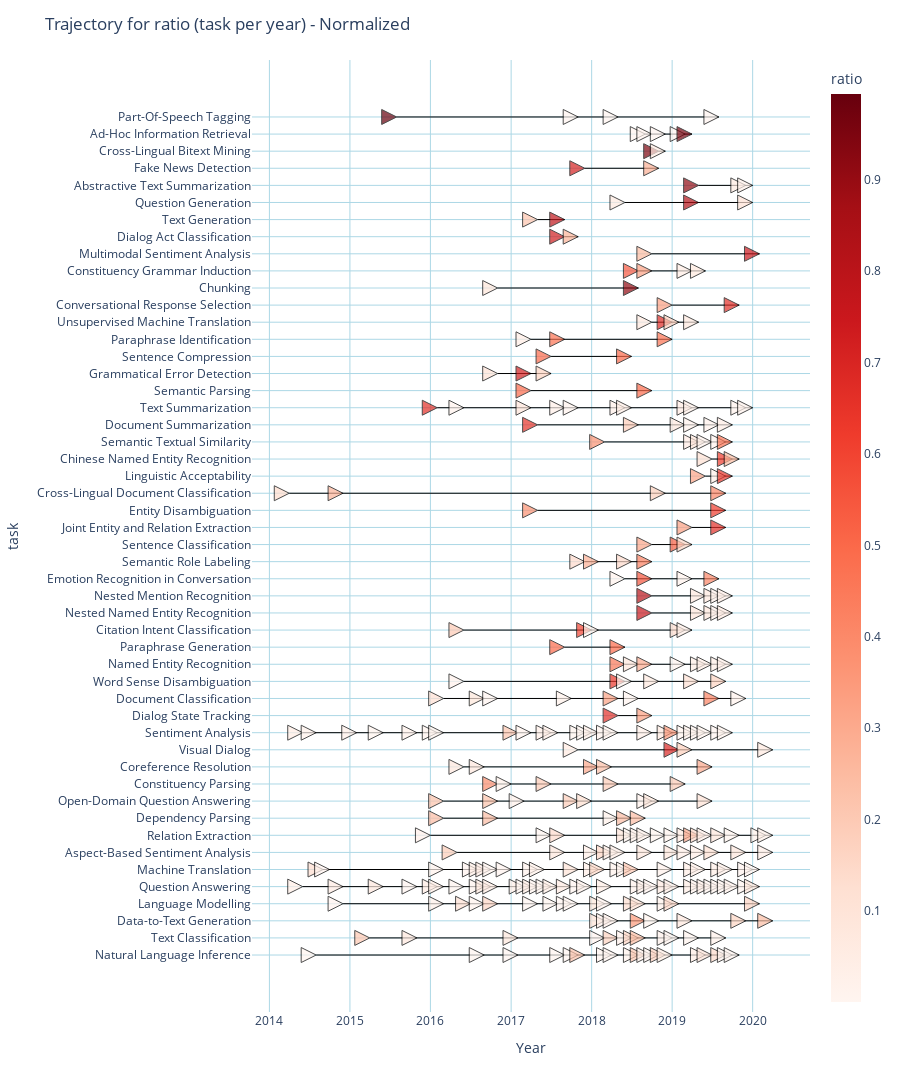

This figure's notebook cell:
### Code cell
fig_traj_norm_reord = px.line(average_summary_IN4, x="date", y="task", color="task")

# this trace adds first all the dates with a data point attached to it
# fig3_df=average_summary[average_summary["in_trajectory"]=="OUT"]
# fig3_df["date"]=pd.to_datetime(fig3_df['date'])
# fig3_df["date"]=fig3_df["date"].dt.year


# then as use the average_summary df to add only the data that forms a trajectory#
# this value/date is the average of the percentual of maximum value achieved for the metrics at that date.

# This adds/remove those points with value < 1 and > 0.5
#add_white("task")

fig_traj_norm_reord.add_trace(
    go.Scatter(
        x=average_summary_IN3["date"],
        y=average_summary_IN3["task"],
        mode="markers",
        name=None,
        hovertemplate=average_summary_IN3["task"]
        + "<BR>task: "
        + average_summary_IN3["task"]
        + "<BR>date: "
        + average_summary_IN3["date"].astype("string")
        + "<BR>ratio: "
        + average_summary_IN3["ratio"].astype("string"),
        marker=dict(
            size=15,  # alpha ratio
            symbol=48,  # https://plotly.com/python/marker-style/
            opacity=0.7,  # alpha ratio
            color=average_summary_IN3["ratio"],  # set color equal to a variable
            colorscale="Reds",  # one of plotly colorscales
            colorbar=dict(title="ratio", lenmode="pixels"),
            showscale=True,
        ),
    )
)


fig_traj_norm_reord.update_traces(
    marker=dict(line=dict(color="black", width=1)),
    line=dict(width=1, color="black"),
)

fig_traj_norm_reord.update_xaxes(showgrid=True, gridcolor="lightBlue", title="Year")
fig_traj_norm_reord.update_yaxes(showgrid=True, gridcolor="lightBlue", title="task")

fig_traj_norm_reord.update_layout(
    title="Trajectory for ratio (task per year) - Normalized",
    showlegend=False,
    plot_bgcolor="white",
    height=2000,
    width=900,
    xaxis=dict(
        tickmode="auto",
    ),
)  # set the background colour)

# fig.update_layout(margin_pad=1)

fig_traj_norm_reord.show()

import plotly.io as pio
# save trajectory plot to file
pio.write_image(fig_traj_norm_reord, "./PLOT_4_plots/fig_traj_norm_reord.png")

### Figure 1 — Plotly figure (JSON) as saved in the notebook; plotly's stock layout.template omitted (floating-point values rounded to 4 significant figures; data arrays with more than 128 entries replaced by an {"elided": "..."} marker saying what was removed)
{"data": [{"hovertemplate": "task=%{y}<br>date=%{x}<extra></extra>", "legendgroup": "Part-Of-Speech Tagging", "line": {"color": "black", "dash": "solid", "width": 1}, "marker": {"line": {"color": "black", "width": 1}}, "mode": "lines", "name": "Part-Of-Speech Tagging", "orientation": "v", "showlegend": true, "type": "scatter", "x": ["2015-08", "2017-11", "2018-05", "2019-08"], "xaxis": "x", "y": ["Part-Of-Speech Tagging", "Part-Of-Speech Tagging", "Part-Of-Speech Tagging", "Part-Of-Speech Tagging"], "yaxis": "y"}, {"hovertemplate": "task=%{y}<br>date=%{x}<extra></extra>", "legendgroup": "Ad-Hoc Information Retrieval", "line": {"color": "black", "dash": "solid", "width": 1}, "marker": {"line": {"color": "black", "width": 1}}, "mode": "lines", "name": "Ad-Hoc Information Retrieval", "orientation": "v", "showlegend": true, "type": "scatter", "x": ["2018-09", "2018-10", "2018-12", "2019-03", "2019-04"], "xaxis": "x", "y": ["Ad-Hoc Information Retrieval", "Ad-Hoc Information Retrieval", "Ad-Hoc Information Retrieval", "Ad-Hoc Information Retrieval", "Ad-Hoc Information Retrieval"], "yaxis": "y"}, {"hovertemplate": "task=%{y}<br>date=%{x}<extra></extra>", "legendgroup": "Cross-Lingual Bitext Mining", "line": {"color": "black", "dash": "solid", "width": 1}, "marker": {"line": {"color": "black", "width": 1}}, "mode": "lines", "name": "Cross-Lingual Bitext Mining", "orientation": "v", "showlegend": true, "type": "scatter", "x": ["2018-11", "2018-12"], "xaxis": "x", "y": ["Cross-Lingual Bitext Mining", "Cross-Lingual Bitext Mining"], "yaxis": "y"}, {"hovertemplate": "task=%{y}<br>date=%{x}<extra></extra>", "legendgroup": "Fake News Detection", "line": {"color": "black", "dash": "solid", "width": 1}, "marker": {"line": {"color": "black", "width": 1}}, "mode": "lines", "name": "Fake News Detection", "orientation": "v", "showlegend": true, "type": "scatter", "x": ["2017-12", "2018-11"], "xaxis": "x", "y": ["Fake News Detection", "Fake News Detection"], "yaxis": "y"}, {"hovertemplate": "task=%{y}<br>date=%{x}<extra></extra>", "legendgroup": "Abstractive Text Summarization", "line": {"color": "black", "dash": "solid", "width": 1}, "marker": {"line": {"color": "black", "width": 1}}, "mode": "lines", "name": "Abstractive Text Summarization", "orientation": "v", "showlegend": true, "type": "scatter", "x": ["2019-05", "2019-12", "2020-01"], "xaxis": "x", "y": ["Abstractive Text Summarization", "Abstractive Text Summarization", "Abstractive Text Summarization"], "yaxis": "y"}, {"hovertemplate": "task=%{y}<br>date=%{x}<extra></extra>", "legendgroup": "Question Generation", "line": {"color": "black", "dash": "solid", "width": 1}, "marker": {"line": {"color": "black", "width": 1}}, "mode": "lines", "name": "Question Generation", "orientation": "v", "showlegend": true, "type": "scatter", "x": ["2018-06", "2019-05", "2020-01"], "xaxis": "x", "y": ["Question Generation", "Question Generation", "Question Generation"], "yaxis": "y"}, {"hovertemplate": "task=%{y}<br>date=%{x}<extra></extra>", "legendgroup": "Text Generation", "line": {"color": "black", "dash": "solid", "width": 1}, "marker": {"line": {"color": "black", "width": 1}}, "mode": "lines", "name": "Text Generation", "orientation": "v", "showlegend": true, "type": "scatter", "x": ["2017-05", "2017-09"], "xaxis": "x", "y": ["Text Generation", "Text Generation"], "yaxis": "y"}, {"hovertemplate": "task=%{y}<br>date=%{x}<extra></extra>", "legendgroup": "Dialog Act Classification", "line": {"color": "black", "dash": "solid", "width": 1}, "marker": {"line": {"color": "black", "width": 1}}, "mode": "lines", "name": "Dialog Act Classification", "orientation": "v", "showlegend": true, "type": "scatter", "x": ["2017-09", "2017-11"], "xaxis": "x", "y": ["Dialog Act Classification", "Dialog Act Classification"], "yaxis": "y"}, {"hovertemplate": "task=%{y}<br>date=%{x}<extra></extra>", "legendgroup": "Multimodal Sentiment Analysis", "line": {"color": "black", "dash": "solid", "width": 1}, "marker": {"line": {"color": "black", "width": 1}}, "mode": "lines", "name": "Multimodal Sentiment Analysis", "orientation": "v", "showlegend": true, "type": "scatter", "x": ["2018-10", "2020-02"], "xaxis": "x", "y": ["Multimodal Sentiment Analysis", "Multimodal Sentiment Analysis"], "yaxis": "y"}, {"hovertemplate": "task=%{y}<br>date=%{x}<extra></extra>", "legendgroup": "Constituency Grammar Induction", "line": {"color": "black", "dash": "solid", "width": 1}, "marker": {"line": {"color": "black", "width": 1}}, "mode": "lines", "name": "Constituency Grammar Induction", "orientation": "v", "showlegend": true, "type": "scatter", "x": ["2018-08", "2018-10", "2019-04", "2019-06"], "xaxis": "x", "y": ["Constituency Grammar Induction", "Constituency Grammar Induction", "Constituency Grammar Induction", "Constituency Grammar Induction"], "yaxis": "y"}, {"hovertemplate": "task=%{y}<br>date=%{x}<extra></extra>", "legendgroup": "Chunking", "line": {"color": "black", "dash": "solid", "width": 1}, "marker": {"line": {"color": "black", "width": 1}}, "mode": "lines", "name": "Chunking", "orientation": "v", "showlegend": true, "type": "scatter", "x": ["2016-11", "2018-08"], "xaxis": "x", "y": ["Chunking", "Chunking"], "yaxis": "y"}, {"hovertemplate": "task=%{y}<br>date=%{x}<extra></extra>", "legendgroup": "Conversational Response Selection", "line": {"color": "black", "dash": "solid", "width": 1}, "marker": {"line": {"color": "black", "width": 1}}, "mode": "lines", "name": "Conversational Response Selection", "orientation": "v", "showlegend": true, "type": "scatter", "x": ["2019-01", "2019-11"], "xaxis": "x", "y": ["Conversational Response Selection", "Conversational Response Selection"], "yaxis": "y"}, {"hovertemplate": "task=%{y}<br>date=%{x}<extra></extra>", "legendgroup": "Unsupervised Machine Translation", "line": {"color": "black", "dash": "solid", "width": 1}, "marker": {"line": {"color": "black", "width": 1}}, "mode": "lines", "name": "Unsupervised Machine Translation", "orientation": "v", "showlegend": true, "type": "scatter", "x": ["2018-10", "2019-01", "2019-02", "2019-05"], "xaxis": "x", "y": ["Unsupervised Machine Translation", "Unsupervised Machine Translation", "Unsupervised Machine Translation", "Unsupervised Machine Translation"], "yaxis": "y"}, {"hovertemplate": "task=%{y}<br>date=%{x}<extra></extra>", "legendgroup": "Paraphrase Identification", "line": {"color": "black", "dash": "solid", "width": 1}, "marker": {"line": {"color": "black", "width": 1}}, "mode": "lines", "name": "Paraphrase Identification", "orientation": "v", "showlegend": true, "type": "scatter", "x": ["2017-04", "2017-09", "2019-01"], "xaxis": "x", "y": ["Paraphrase Identification", "Paraphrase Identification", "Paraphrase Identification"], "yaxis": "y"}, {"hovertemplate": "task=%{y}<br>date=%{x}<extra></extra>", "legendgroup": "Sentence Compression", "line": {"color": "black", "dash": "solid", "width": 1}, "marker": {"line": {"color": "black", "width": 1}}, "mode": "lines", "name": "Sentence Compression", "orientation": "v", "showlegend": true, "type": "scatter", "x": ["2017-07", "2018-07"], "xaxis": "x", "y": ["Sentence Compression", "Sentence Compression"], "yaxis": "y"}, {"hovertemplate": "task=%{y}<br>date=%{x}<extra></extra>", "legendgroup": "Grammatical Error Detection", "line": {"color": "black", "dash": "solid", "width": 1}, "marker": {"line": {"color": "black", "width": 1}}, "mode": "lines", "name": "Grammatical Error Detection", "orientation": "v", "showlegend": true, "type": "scatter", "x": ["2016-11", "2017-04", "2017-07"], "xaxis": "x", "y": ["Grammatical Error Detection", "Grammatical Error Detection", "Grammatical Error Detection"], "yaxis": "y"}, {"hovertemplate": "task=%{y}<br>date=%{x}<extra></extra>", "legendgroup": "Semantic Parsing", "line": {"color": "black", "dash": "solid", "width": 1}, "marker": {"line": {"color": "black", "width": 1}}, "mode": "lines", "name": "Semantic Parsing", "orientation": "v", "showlegend": true, "type": "scatter", "x": ["2017-04", "2018-10"], "xaxis": "x", "y": ["Semantic Parsing", "Semantic Parsing"], "yaxis": "y"}, {"hovertemplate": "task=%{y}<br>date=%{x}<extra></extra>", "legendgroup": "Text Summarization", "line": {"color": "black", "dash": "solid", "width": 1}, "marker": {"line": {"color": "black", "width": 1}}, "mode": "lines", "name": "Text Summarization", "orientation": "v", "showlegend": true, "type": "scatter", "x": ["2016-02", "2016-06", "2017-04", "2017-09", "2017-11", "2018-06", "2018-07", "2019-04", "2019-05", "2019-12", "2020-01"], "xaxis": "x", "y": ["Text Summarization", "Text Summarization", "Text Summarization", "Text Summarization", "Text Summarization", "Text Summarization", "Text Summarization", "Text Summarization", "Text Summarization", "Text Summarization", "Text Summarization"], "yaxis": "y"}, {"hovertemplate": "task=%{y}<br>date=%{x}<extra></extra>", "legendgroup": "Document Summarization", "line": {"color": "black", "dash": "solid", "width": 1}, "marker": {"line": {"color": "black", "width": 1}}, "mode": "lines", "name": "Document Summarization", "orientation": "v", "showlegend": true, "type": "scatter", "x": ["2017-05", "2018-08", "2019-03", "2019-05", "2019-08", "2019-10"], "xaxis": "x", "y": ["Document Summarization", "Document Summarization", "Document Summarization", "Document Summarization", "Document Summarization", "Document Summarization"], "yaxis": "y"}, {"hovertemplate": "task=%{y}<br>date=%{x}<extra></extra>", "legendgroup": "Semantic Textual Similarity", "line": {"color": "black", "dash": "solid", "width": 1}, "marker": {"line": {"color": "black", "width": 1}}, "mode": "lines", "name": "Semantic Textual Similarity", "orientation": "v", "showlegend": true, "type": "scatter", "x": ["2018-03", "2019-05", "2019-06", "2019-07", "2019-09", "2019-10"], "xaxis": "x", "y": ["Semantic Textual Similarity", "Semantic Textual Similarity", "Semantic Textual Similarity", "Semantic Textual Similarity", "Semantic Textual Similarity", "Semantic Textual Similarity"], "yaxis": "y"}, {"hovertemplate": "task=%{y}<br>date=%{x}<extra></extra>", "legendgroup": "Chinese Named Entity Recognition", "line": {"color": "black", "dash": "solid", "width": 1}, "marker": {"line": {"color": "black", "width": 1}}, "mode": "lines", "name": "Chinese Named Entity Recognition", "orientation": "v", "showlegend": true, "type": "scatter", "x": ["2019-07", "2019-10", "2019-11"], "xaxis": "x", "y": ["Chinese Named Entity Recognition", "Chinese Named Entity Recognition", "Chinese Named Entity Recognition"], "yaxis": "y"}, {"hovertemplate": "task=%{y}<br>date=%{x}<extra></extra>", "legendgroup": "Linguistic Acceptability", "line": {"color": "black", "dash": "solid", "width": 1}, "marker": {"line": {"color": "black", "width": 1}}, "mode": "lines", "name": "Linguistic Acceptability", "orientation": "v", "showlegend": true, "type": "scatter", "x": ["2019-06", "2019-09", "2019-10"], "xaxis": "x", "y": ["Linguistic Acceptability", "Linguistic Acceptability", "Linguistic Acceptability"], "yaxis": "y"}, {"hovertemplate": "task=%{y}<br>date=%{x}<extra></extra>", "legendgroup": "Cross-Lingual Document Classification", "line": {"color": "black", "dash": "solid", "width": 1}, "marker": {"line": {"color": "black", "width": 1}}, "mode": "lines", "name": "Cross-Lingual Document Classification", "orientation": "v", "showlegend": true, "type": "scatter", "x": ["2014-04", "2014-12", "2018-12", "2019-09"], "xaxis": "x", "y": ["Cross-Lingual Document Classification", "Cross-Lingual Document Classification", "Cross-Lingual Document Classification", "Cross-Lingual Document Classification"], "yaxis": "y"}, {"hovertemplate": "task=%{y}<br>date=%{x}<extra></extra>", "legendgroup": "Entity Disambiguation", "line": {"color": "black", "dash": "solid", "width": 1}, "marker": {"line": {"color": "black", "width": 1}}, "mode": "lines", "name": "Entity Disambiguation", "orientation": "v", "showlegend": true, "type": "scatter", "x": ["2017-05", "2019-09"], "xaxis": "x", "y": ["Entity Disambiguation", "Entity Disambiguation"], "yaxis": "y"}, {"hovertemplate": "task=%{y}<br>date=%{x}<extra></extra>", "legendgroup": "Joint Entity and Relation Extraction", "line": {"color": "black", "dash": "solid", "width": 1}, "marker": {"line": {"color": "black", "width": 1}}, "mode": "lines", "name": "Joint Entity and Relation Extraction", "orientation": "v", "showlegend": true, "type": "scatter", "x": ["2019-04", "2019-09"], "xaxis": "x", "y": ["Joint Entity and Relation Extraction", "Joint Entity and Relation Extraction"], "yaxis": "y"}, {"hovertemplate": "task=%{y}<br>date=%{x}<extra></extra>", "legendgroup": "Sentence Classification", "line": {"color": "black", "dash": "solid", "width": 1}, "marker": {"line": {"color": "black", "width": 1}}, "mode": "lines", "name": "Sentence Classification", "orientation": "v", "showlegend": true, "type": "scatter", "x": ["2018-10", "2019-03", "2019-04"], "xaxis": "x", "y": ["Sentence Classification", "Sentence Classification", "Sentence Classification"], "yaxis": "y"}, {"hovertemplate": "task=%{y}<br>date=%{x}<extra></extra>", "legendgroup": "Semantic Role Labeling", "line": {"color": "black", "dash": "solid", "width": 1}, "marker": {"line": {"color": "black", "width": 1}}, "mode": "lines", "name": "Semantic Role Labeling", "orientation": "v", "showlegend": true, "type": "scatter", "x": ["2017-12", "2018-02", "2018-07", "2018-10"], "xaxis": "x", "y": ["Semantic Role Labeling", "Semantic Role Labeling", "Semantic Role Labeling", "Semantic Role Labeling"], "yaxis": "y"}, {"hovertemplate": "task=%{y}<br>date=%{x}<extra></extra>", "legendgroup": "Emotion Recognition in Conversation", "line": {"color": "black", "dash": "solid", "width": 1}, "marker": {"line": {"color": "black", "width": 1}}, "mode": "lines", "name": "Emotion Recognition in Conversation", "orientation": "v", "showlegend": true, "type": "scatter", "x": ["2018-06", "2018-10", "2019-04", "2019-08"], "xaxis": "x", "y": ["Emotion Recognition in Conversation", "Emotion Recognition in Conversation", "Emotion Recognition in Conversation", "Emotion Recognition in Conversation"], "yaxis": "y"}, {"hovertemplate": "task=%{y}<br>date=%{x}<extra></extra>", "legendgroup": "Nested Mention Recognition", "line": {"color": "black", "dash": "solid", "width": 1}, "marker": {"line": {"color": "black", "width": 1}}, "mode": "lines", "name": "Nested Mention Recognition", "orientation": "v", "showlegend": true, "type": "scatter", "x": ["2018-10", "2019-06", "2019-08", "2019-09", "2019-10"], "xaxis": "x", "y": ["Nested Mention Recognition", "Nested Mention Recognition", "Nested Mention Recognition", "Nested Mention Recognition", "Nested Mention Recognition"], "yaxis": "y"}, {"hovertemplate": "task=%{y}<br>date=%{x}<extra></extra>", "legendgroup": "Nested Named Entity Recognition", "line": {"color": "black", "dash": "solid", "width": 1}, "marker": {"line": {"color": "black", "width": 1}}, "mode": "lines", "name": "Nested Named Entity Recognition", "orientation": "v", "showlegend": true, "type": "scatter", "x": ["2018-10", "2019-06", "2019-08", "2019-09", "2019-10"], "xaxis": "x", "y": ["Nested Named Entity Recognition", "Nested Named Entity Recognition", "Nested Named Entity Recognition", "Nested Named Entity Recognition", "Nested Named Entity Recognition"], "yaxis": "y"}, {"hovertemplate": "task=%{y}<br>date=%{x}<extra></extra>", "legendgroup": "Citation Intent Classification", "line": {"color": "black", "dash": "solid", "width": 1}, "marker": {"line": {"color": "black", "width": 1}}, "mode": "lines", "name": "Citation Intent Classification", "orientation": "v", "showlegend": true, "type": "scatter", "x": ["2016-06", "2018-01", "2018-02", "2019-03", "2019-04"], "xaxis": "x", "y": ["Citation Intent Classification", "Citation Intent Classification", "Citation Intent Classification", "Citation Intent Classification", "Citation Intent Classification"], "yaxis": "y"}, {"hovertemplate": "task=%{y}<br>date=%{x}<extra></extra>", "legendgroup": "Paraphrase Generation", "line": {"color": "black", "dash": "solid", "width": 1}, "marker": {"line": {"color": "black", "width": 1}}, "mode": "lines", "name": "Paraphrase Generation", "orientation": "v", "showlegend": true, "type": "scatter", "x": ["2017-09", "2018-06"], "xaxis": "x", "y": ["Paraphrase Generation", "Paraphrase Generation"], "yaxis": "y"}, {"hovertemplate": "task=%{y}<br>date=%{x}<extra></extra>", "legendgroup": "Named Entity Recognition", "line": {"color": "black", "dash": "solid", "width": 1}, "marker": {"line": {"color": "black", "width": 1}}, "mode": "lines", "name": "Named Entity Recognition", "orientation": "v", "showlegend": true, "type": "scatter", "x": ["2018-06", "2018-08", "2018-10", "2019-03", "2019-06", "2019-07", "2019-09", "2019-10"], "xaxis": "x", "y": ["Named Entity Recognition", "Named Entity Recognition", "Named Entity Recognition", "Named Entity Recognition", "Named Entity Recognition", "Named Entity Recognition", "Named Entity Recognition", "Named Entity Recognition"], "yaxis": "y"}, {"hovertemplate": "task=%{y}<br>date=%{x}<extra></extra>", "legendgroup": "Word Sense Disambiguation", "line": {"color": "black", "dash": "solid", "width": 1}, "marker": {"line": {"color": "black", "width": 1}}, "mode": "lines", "name": "Word Sense Disambiguation", "orientation": "v", "showlegend": true, "type": "scatter", "x": ["2016-06", "2018-06", "2018-07", "2018-11", "2019-05", "2019-09"], "xaxis": "x", "y": ["Word Sense Disambiguation", "Word Sense Disambiguation", "Word Sense Disambiguation", "Word Sense Disambiguation", "Word Sense Disambiguation", "Word Sense Disambiguation"], "yaxis": "y"}, {"hovertemplate": "task=%{y}<br>date=%{x}<extra></extra>", "legendgroup": "Document Classification", "line": {"color": "black", "dash": "solid", "width": 1}, "marker": {"line": {"color": "black", "width": 1}}, "mode": "lines", "name": "Document Classification", "orientation": "v", "showlegend": true, "type": "scatter", "x": ["2016-03", "2016-09", "2016-11", "2017-10", "2018-05", "2018-08", "2019-08", "2019-12"], "xaxis": "x", "y": ["Document Classification", "Document Classification", "Document Classification", "Document Classification", "Document Classification", "Document Classification", "Document Classification", "Document Classification"], "yaxis": "y"}, {"hovertemplate": "task=%{y}<br>date=%{x}<extra></extra>", "legendgroup": "Dialog State Tracking", "line": {"color": "black", "dash": "solid", "width": 1}, "marker": {"line": {"color": "black", "width": 1}}, "mode": "lines", "name": "Dialog State Tracking", "orientation": "v", "showlegend": true, "type": "scatter", "x": ["2018-05", "2018-10"], "xaxis": "x", "y": ["Dialog State Tracking", "Dialog State Tracking"], "yaxis": "y"}, {"hovertemplate": "task=%{y}<br>date=%{x}<extra></extra>", "legendgroup": "Sentiment Analysis", "line": {"color": "black", "dash": "solid", "width": 1}, "marker": {"line": {"color": "black", "width": 1}}, "mode": "lines", "name": "Sentiment Analysis", "orientation": "v", "showlegend": true, "type": "scatter", "x": ["2014-06", "2014-08", "2015-02", "2015-06", "2015-11", "2016-02", "2016-03", "2017-02", "2017-04", "2017-07", "2017-08", "2017-12", "2018-01", "2018-02", "2018-04", "2018-05", "2018-10", "2019-01", "2019-02", "2019-04", "2019-05", "2019-06", "2019-07", "2019-09", "2019-10"], "xaxis": "x", "y": ["Sentiment Analysis", "Sentiment Analysis", "Sentiment Analysis", "Sentiment Analysis", "Sentiment Analysis", "Sentiment Analysis", "Sentiment Analysis", "Sentiment Analysis", "Sentiment Analysis", "Sentiment Analysis", "Sentiment Analysis", "Sentiment Analysis", "Sentiment Analysis", "Sentiment Analysis", "Sentiment Analysis", "Sentiment Analysis", "Sentiment Analysis", "Sentiment Analysis", "Sentiment Analysis", "Sentiment Analysis", "Sentiment Analysis", "Sentiment Analysis", "Sentiment Analysis", "Sentiment Analysis", "Sentiment Analysis"], "yaxis": "y"}, {"hovertemplate": "task=%{y}<br>date=%{x}<extra></extra>", "legendgroup": "Visual Dialog", "line": {"color": "black", "dash": "solid", "width": 1}, "marker": {"line": {"color": "black", "width": 1}}, "mode": "lines", "name": "Visual Dialog", "orientation": "v", "showlegend": true, "type": "scatter", "x": ["2017-11", "2019-02", "2019-04", "2020-04"], "xaxis": "x", "y": ["Visual Dialog", "Visual Dialog", "Visual Dialog", "Visual Dialog"], "yaxis": "y"}, {"hovertemplate": "task=%{y}<br>date=%{x}<extra></extra>", "legendgroup": "Coreference Resolution", "line": {"color": "black", "dash": "solid", "width": 1}, "marker": {"line": {"color": "black", "width": 1}}, "mode": "lines", "name": "Coreference Resolution", "orientation": "v", "showlegend": true, "type": "scatter", "x": ["2016-06", "2016-09", "2018-02", "2018-04", "2019-07"], "xaxis": "x", "y": ["Coreference Resolution", "Coreference Resolution", "Coreference Resolution", "Coreference Resolution", "Coreference Resolution"], "yaxis": "y"}, {"hovertemplate": "task=%{y}<br>date=%{x}<extra></extra>", "legendgroup": "Constituency Parsing", "line": {"color": "black", "dash": "solid", "width": 1}, "marker": {"line": {"color": "black", "width": 1}}, "mode": "lines", "name": "Constituency Parsing", "orientation": "v", "showlegend": true, "type": "scatter", "x": ["2016-11", "2017-01", "2017-07", "2018-05", "2019-03"], "xaxis": "x", "y": ["Constituency Parsing", "Constituency Parsing", "Constituency Parsing", "Constituency Parsing", "Constituency Parsing"], "yaxis": "y"}, {"hovertemplate": "task=%{y}<br>date=%{x}<extra></extra>", "legendgroup": "Open-Domain Question Answering", "line": {"color": "black", "dash": "solid", "width": 1}, "marker": {"line": {"color": "black", "width": 1}}, "mode": "lines", "name": "Open-Domain Question Answering", "orientation": "v", "showlegend": true, "type": "scatter", "x": ["2016-03", "2016-11", "2017-03", "2017-11", "2018-01", "2018-10", "2018-11", "2019-07"], "xaxis": "x", "y": ["Open-Domain Question Answering", "Open-Domain Question Answering", "Open-Domain Question Answering", "Open-Domain Question Answering", "Open-Domain Question Answering", "Open-Domain Question Answering", "Open-Domain Question Answering", "Open-Domain Question Answering"], "yaxis": "y"}, {"hovertemplate": "task=%{y}<br>date=%{x}<extra></extra>", "legendgroup": "Dependency Parsing", "line": {"color": "black", "dash": "solid", "width": 1}, "marker": {"line": {"color": "black", "width": 1}}, "mode": "lines", "name": "Dependency Parsing", "orientation": "v", "showlegend": true, "type": "scatter", "x": ["2016-03", "2016-11", "2018-05", "2018-07", "2018-09"], "xaxis": "x", "y": ["Dependency Parsing", "Dependency Parsing", "Dependency Parsing", "Dependency Parsing", "Dependency Parsing"], "yaxis": "y"}, {"hovertemplate": "task=%{y}<br>date=%{x}<extra></extra>", "legendgroup": "Relation Extraction", "line": {"color": "black", "dash": "solid", "width": 1}, "marker": {"line": {"color": "black", "width": 1}}, "mode": "lines", "name": "Relation Extraction", "orientation": "v", "showlegend": true, "type": "scatter", "x": ["2016-01", "2017-07", "2017-09", "2018-07", "2018-08", "2018-09", "2018-10", "2018-12", "2019-02", "2019-04", "2019-05", "2019-06", "2019-07", "2019-09", "2019-11", "2020-03", "2020-04"], "xaxis": "x", "y": ["Relation Extraction", "Relation Extraction", "Relation Extraction", "Relation Extraction", "Relation Extraction", "Relation Extraction", "Relation Extraction", "Relation Extraction", "Relation Extraction", "Relation Extraction", "Relation Extraction", "Relation Extraction", "Relation Extraction", "Relation Extraction", "Relation Extraction", "Relation Extraction", "Relation Extraction"], "yaxis": "y"}, {"hovertemplate": "task=%{y}<br>date=%{x}<extra></extra>", "legendgroup": "Aspect-Based Sentiment Analysis", "line": {"color": "black", "dash": "solid", "width": 1}, "marker": {"line": {"color": "black", "width": 1}}, "mode": "lines", "name": "Aspect-Based Sentiment Analysis", "orientation": "v", "showlegend": true, "type": "scatter", "x": ["2016-05", "2017-09", "2018-02", "2018-04", "2018-05", "2018-06", "2018-10", "2019-02", "2019-04", "2019-06", "2019-08", "2019-12", "2020-04"], "xaxis": "x", "y": ["Aspect-Based Sentiment Analysis", "Aspect-Based Sentiment Analysis", "Aspect-Based Sentiment Analysis", "Aspect-Based Sentiment Analysis", "Aspect-Based Sentiment Analysis", "Aspect-Based Sentiment Analysis", "Aspect-Based Sentiment Analysis", "Aspect-Based Sentiment Analysis", "Aspect-Based Sentiment Analysis", "Aspect-Based Sentiment Analysis", "Aspect-Based Sentiment Analysis", "Aspect-Based Sentiment Analysis", "Aspect-Based Sentiment Analysis"], "yaxis": "y"}, {"hovertemplate": "task=%{y}<br>date=%{x}<extra></extra>", "legendgroup": "Machine Translation", "line": {"color": "black", "dash": "solid", "width": 1}, "marker": {"line": {"color": "black", "width": 1}}, "mode": "lines", "name": "Machine Translation", "orientation": "v", "showlegend": true, "type": "scatter", "x": ["2014-09", "2014-10", "2016-03", "2016-08", "2016-09", "2016-10", "2016-11", "2017-01", "2017-05", "2017-06", "2017-11", "2018-02", "2018-03", "2018-06", "2018-07", "2018-08", "2019-01", "2019-05", "2019-06", "2019-09", "2019-10", "2020-01", "2020-02"], "xaxis": "x", "y": ["Machine Translation", "Machine Translation", "Machine Translation", "Machine Translation", "Machine Translation", "Machine Translation", "Machine Translation", "Machine Translation", "Machine Translation", "Machine Translation", "Machine Translation", "Machine Translation", "Machine Translation", "Machine Translation", "Machine Translation", "Machine Translation", "Machine Translation", "Machine Translation", "Machine Translation", "Machine Translation", "Machine Translation", "Machine Translation", "Machine Translation"], "yaxis": "y"}, {"hovertemplate": "task=%{y}<br>date=%{x}<extra></extra>", "legendgroup": "Question Answering", "line": {"color": "black", "dash": "solid", "width": 1}, "marker": {"line": {"color": "black", "width": 1}}, "mode": "lines", "name": "Question Answering", "orientation": "v", "showlegend": true, "type": "scatter", "x": ["2014-06", "2014-12", "2015-06", "2015-11", "2016-02", "2016-03", "2016-06", "2016-09", "2016-10", "2016-11", "2017-03", "2017-04", "2017-05", "2017-06", "2017-07", "2017-08", "2017-10", "2017-12", "2018-01", "2018-04", "2018-09", "2018-10", "2018-11", "2019-01", "2019-02", "2019-05", "2019-06", "2019-07", "2019-08", "2019-09", "2019-10", "2019-11", "2020-01", "2020-02"], "xaxis": "x", "y": ["Question Answering", "Question Answering", "Question Answering", "Question Answering", "Question Answering", "Question Answering", "Question Answering", "Question Answering", "Question Answering", "Question Answering", "Question Answering", "Question Answering", "Question Answering", "Question Answering", "Question Answering", "Question Answering", "Question Answering", "Question Answering", "Question Answering", "Question Answering", "Question Answering", "Question Answering", "Question Answering", "Question Answering", "Question Answering", "Question Answering", "Question Answering", "Question Answering", "Question Answering", "Question Answering", "Question Answering", "Question Answering", "Question Answering", "Question Answering"], "yaxis": "y"}, {"hovertemplate": "task=%{y}<br>date=%{x}<extra></extra>", "legendgroup": "Language Modelling", "line": {"color": "black", "dash": "solid", "width": 1}, "marker": {"line": {"color": "black", "width": 1}}, "mode": "lines", "name": "Language Modelling", "orientation": "v", "showlegend": true, "type": "scatter", "x": ["2014-12", "2016-03", "2016-07", "2016-09", "2016-11", "2017-05", "2017-08", "2017-10", "2017-11", "2018-03", "2018-04", "2018-08", "2018-09", "2019-01", "2019-02", "2020-02"], "xaxis": "x", "y": ["Language Modelling", "Language Modelling", "Language Modelling", "Language Modelling", "Language Modelling", "Language Modelling", "Language Modelling", "Language Modelling", "Language Modelling", "Language Modelling", "Language Modelling", "Language Modelling", "Language Modelling", "Language Modelling", "Language Modelling", "Language Modelling"], "yaxis": "y"}, {"hovertemplate": "task=%{y}<br>date=%{x}<extra></extra>", "legendgroup": "Data-to-Text Generation", "line": {"color": "black", "dash": "solid", "width": 1}, "marker": {"line": {"color": "black", "width": 1}}, "mode": "lines", "name": "Data-to-Text Generation", "orientation": "v", "showlegend": true, "type": "scatter", "x": ["2018-03", "2018-04", "2018-05", "2018-09", "2018-11", "2019-04", "2019-12", "2020-04"], "xaxis": "x", "y": ["Data-to-Text Generation", "Data-to-Text Generation", "Data-to-Text Generation", "Data-to-Text Generation", "Data-to-Text Generation", "Data-to-Text Generation", "Data-to-Text Generation", "Data-to-Text Generation"], "yaxis": "y"}, {"hovertemplate": "task=%{y}<br>date=%{x}<extra></extra>", "legendgroup": "Text Classification", "line": {"color": "black", "dash": "solid", "width": 1}, "marker": {"line": {"color": "black", "width": 1}}, "mode": "lines", "name": "Text Classification", "orientation": "v", "showlegend": true, "type": "scatter", "x": ["2015-04", "2015-11", "2017-02", "2018-03", "2018-05", "2018-07", "2018-08", "2018-09", "2019-01", "2019-02", "2019-05", "2019-09"], "xaxis": "x", "y": ["Text Classification", "Text Classification", "Text Classification", "Text Classification", "Text Classification", "Text Classification", "Text Classification", "Text Classification", "Text Classification", "Text Classification", "Text Classification", "Text Classification"], "yaxis": "y"}, {"hovertemplate": "task=%{y}<br>date=%{x}<extra></extra>", "legendgroup": "Natural Language Inference", "line": {"color": "black", "dash": "solid", "width": 1}, "marker": {"line": {"color": "black", "width": 1}}, "mode": "lines", "name": "Natural Language Inference", "orientation": "v", "showlegend": true, "type": "scatter", "x": ["2014-08", "2016-09", "2017-02", "2017-09", "2017-11", "2017-12", "2018-04", "2018-05", "2018-08", "2018-09", "2018-10", "2018-11", "2018-12", "2019-01", "2019-06", "2019-07", "2019-09", "2019-10", "2019-11"], "xaxis": "x", "y": ["Natural Language Inference", "Natural Language Inference", "Natural Language Inference", "Natural Language Inference", "Natural Language Inference", "Natural Language Inference", "Natural Language Inference", "Natural Language Inference", "Natural Language Inference", "Natural Language Inference", "Natural Language Inference", "Natural Language Inference", "Natural Language Inference", "Natural Language Inference", "Natural Language Inference", "Natural Language Inference", "Natural Language Inference", "Natural Language Inference", "Natural Language Inference"], "yaxis": "y"}, {"hovertemplate": {"elided": "330 str values"}, "line": {"color": "black", "width": 1}, "marker": {"color": {"elided": "330 float values"}, "colorbar": {"lenmode": "pixels", "title": {"text": "ratio"}}, "colorscale": [[0, "rgb(255,245,240)"], [0.125, "rgb(254,224,210)"], [0.25, "rgb(252,187,161)"], [0.375, "rgb(252,146,114)"], [0.5, "rgb(251,106,74)"], [0.625, "rgb(239,59,44)"], [0.75, "rgb(203,24,29)"], [0.875, "rgb(165,15,21)"], [1, "rgb(103,0,13)"]], "line": {"color": "black", "width": 1}, "opacity": 0.7, "showscale": true, "size": 15, "symbol": 48}, "mode": "markers", "type": "scatter", "x": {"elided": "330 str values"}, "y": {"elided": "330 str values"}}], "layout": {"height": 2000, "legend": {"title": {"text": "task"}, "tracegroupgap": 0}, "margin": {"t": 60}, "plot_bgcolor": "white", "showlegend": false, "title": {"text": "Trajectory for ratio (task per year) - Normalized"}, "width": 900, "xaxis": {"anchor": "y", "domain": [0, 1], "gridcolor": "lightBlue", "showgrid": true, "tickmode": "auto", "title": {"text": "Year"}}, "yaxis": {"anchor": "x", "categoryarray": ["Natural Language Inference", "Text Classification", "Data-to-Text Generation", "Language Modelling", "Question Answering", "Machine Translation", "Aspect-Based Sentiment Analysis", "Relation Extraction", "Dependency Parsing", "Open-Domain Question Answering", "Constituency Parsing", "Coreference Resolution", "Visual Dialog", "Sentiment Analysis", "Dialog State Tracking", "Document Classification", "Word Sense Disambiguation", "Named Entity Recognition", "Paraphrase Generation", "Citation Intent Classification", "Nested Named Entity Recognition", "Nested Mention Recognition", "Emotion Recognition in Conversation", "Semantic Role Labeling", "Sentence Classification", "Joint Entity and Relation Extraction", "Entity Disambiguation", "Cross-Lingual Document Classification", "Linguistic Acceptability", "Chinese Named Entity Recognition", "Semantic Textual Similarity", "Document Summarization", "Text Summarization", "Semantic Parsing", "Grammatical Error Detection", "Sentence Compression", "Paraphrase Identification", "Unsupervised Machine Translation", "Conversational Response Selection", "Chunking", "Constituency Grammar Induction", "Multimodal Sentiment Analysis", "Dialog Act Classification", "Text Generation", "Question Generation", "Abstractive Text Summarization", "Fake News Detection", "Cross-Lingual Bitext Mining", "Ad-Hoc Information Retrieval", "Part-Of-Speech Tagging"], "categoryorder": "array", "domain": [0, 1], "gridcolor": "lightBlue", "showgrid": true, "title": {"text": "task"}}}}
